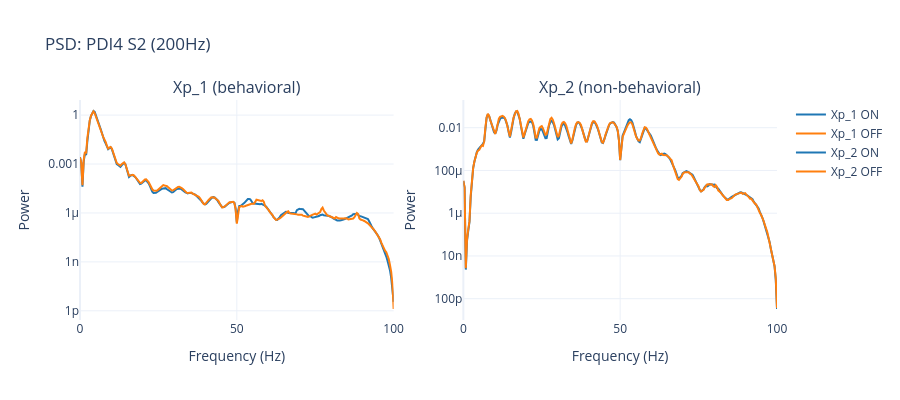
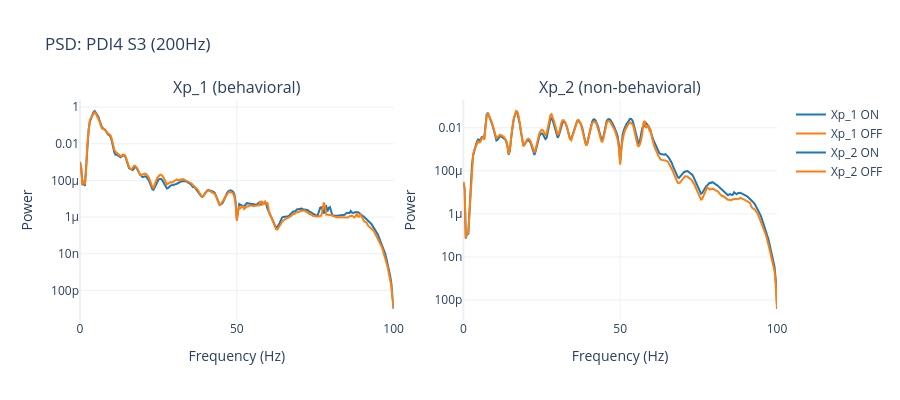
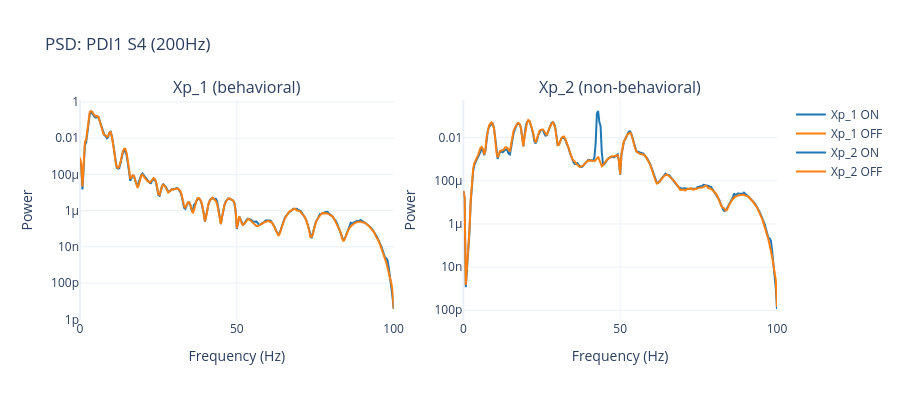

Notebook code cell kept with these figures, in order:
### Markdown cell above
## 5. Power spectral density of latent states

What frequency content lives in Xp_1 vs Xp_2? This reveals whether the behavioral
subspace captures slow kinematics vs neural oscillations, and how DBS modulates the
spectral content in each subspace.

### Code cell
for label, d in data.items():
    n1, nx, fs = d["n1"], d["nx"], d["fs"]
    f_psd, psd_xp1_on = avg_psd(d["Xp_on"], slice(0, n1), fs)
    _, psd_xp1_off = avg_psd(d["Xp_off"], slice(0, n1), fs)
    _, psd_xp2_on = avg_psd(d["Xp_on"], slice(n1, nx), fs)
    _, psd_xp2_off = avg_psd(d["Xp_off"], slice(n1, nx), fs)
    d["psd"] = {
        "f": f_psd,
        "xp1_on": psd_xp1_on,
        "xp1_off": psd_xp1_off,
        "xp2_on": psd_xp2_on,
        "xp2_off": psd_xp2_off,
    }

    fig = plot_psd_comparison(
        f_psd, psd_xp1_on, psd_xp1_off, psd_xp2_on, psd_xp2_off, f"PSD: {label}", fs
    )
    fig.show()

    # Band power ratios
    bp_on = psd_band_power(f_psd, psd_xp2_on)
    bp_off = psd_band_power(f_psd, psd_xp2_off)
    print(f"  Xp_2 band power ON/OFF ratios:")
    for band in bp_on:
        ratio = bp_on[band] / bp_off[band] if bp_off[band] > 0 else 0
        print(f"    {band}: {ratio:.3f}")

### Figure 1 — Plotly figure (JSON) as saved in the notebook; plotly's stock layout.template omitted (floating-point values rounded to 4 significant figures; data arrays with more than 128 entries replaced by an {"elided": "..."} marker saying what was removed)
{"data": [{"line": {"color": "#1f77b4"}, "name": "Xp_1 ON", "type": "scatter", "x": {"elided": "257 float values"}, "xaxis": "x", "y": {"elided": "257 float values"}, "yaxis": "y"}, {"line": {"color": "#ff7f0e"}, "name": "Xp_1 OFF", "type": "scatter", "x": {"elided": "257 float values"}, "xaxis": "x", "y": {"elided": "257 float values"}, "yaxis": "y"}, {"line": {"color": "#1f77b4"}, "name": "Xp_2 ON", "type": "scatter", "x": {"elided": "257 float values"}, "xaxis": "x2", "y": {"elided": "257 float values"}, "yaxis": "y2"}, {"line": {"color": "#ff7f0e"}, "name": "Xp_2 OFF", "type": "scatter", "x": {"elided": "257 float values"}, "xaxis": "x2", "y": {"elided": "257 float values"}, "yaxis": "y2"}], "layout": {"annotations": [{"font": {"size": 16}, "showarrow": false, "text": "Xp_1 (behavioral)", "x": 0.225, "xanchor": "center", "xref": "paper", "y": 1.0, "yanchor": "bottom", "yref": "paper"}, {"font": {"size": 16}, "showarrow": false, "text": "Xp_2 (non-behavioral)", "x": 0.775, "xanchor": "center", "xref": "paper", "y": 1.0, "yanchor": "bottom", "yref": "paper"}], "height": 400, "title": {"text": "PSD: PDI4 S2 (200Hz)"}, "width": 900, "xaxis": {"anchor": "y", "domain": [0.0, 0.45], "range": [0, 100.0], "title": {"text": "Frequency (Hz)"}}, "xaxis2": {"anchor": "y2", "domain": [0.55, 1.0], "range": [0, 100.0], "title": {"text": "Frequency (Hz)"}}, "yaxis": {"anchor": "x", "domain": [0.0, 1.0], "title": {"text": "Power"}, "type": "log"}, "yaxis2": {"anchor": "x2", "domain": [0.0, 1.0], "title": {"text": "Power"}, "type": "log"}}}

### Figure 2 — Plotly figure (JSON) as saved in the notebook; plotly's stock layout.template omitted (floating-point values rounded to 4 significant figures; data arrays with more than 128 entries replaced by an {"elided": "..."} marker saying what was removed)
{"data": [{"line": {"color": "#1f77b4"}, "name": "Xp_1 ON", "type": "scatter", "x": {"elided": "257 float values"}, "xaxis": "x", "y": {"elided": "257 float values"}, "yaxis": "y"}, {"line": {"color": "#ff7f0e"}, "name": "Xp_1 OFF", "type": "scatter", "x": {"elided": "257 float values"}, "xaxis": "x", "y": {"elided": "257 float values"}, "yaxis": "y"}, {"line": {"color": "#1f77b4"}, "name": "Xp_2 ON", "type": "scatter", "x": {"elided": "257 float values"}, "xaxis": "x2", "y": {"elided": "257 float values"}, "yaxis": "y2"}, {"line": {"color": "#ff7f0e"}, "name": "Xp_2 OFF", "type": "scatter", "x": {"elided": "257 float values"}, "xaxis": "x2", "y": {"elided": "257 float values"}, "yaxis": "y2"}], "layout": {"annotations": [{"font": {"size": 16}, "showarrow": false, "text": "Xp_1 (behavioral)", "x": 0.225, "xanchor": "center", "xref": "paper", "y": 1.0, "yanchor": "bottom", "yref": "paper"}, {"font": {"size": 16}, "showarrow": false, "text": "Xp_2 (non-behavioral)", "x": 0.775, "xanchor": "center", "xref": "paper", "y": 1.0, "yanchor": "bottom", "yref": "paper"}], "height": 400, "title": {"text": "PSD: PDI4 S3 (200Hz)"}, "width": 900, "xaxis": {"anchor": "y", "domain": [0.0, 0.45], "range": [0, 100.0], "title": {"text": "Frequency (Hz)"}}, "xaxis2": {"anchor": "y2", "domain": [0.55, 1.0], "range": [0, 100.0], "title": {"text": "Frequency (Hz)"}}, "yaxis": {"anchor": "x", "domain": [0.0, 1.0], "title": {"text": "Power"}, "type": "log"}, "yaxis2": {"anchor": "x2", "domain": [0.0, 1.0], "title": {"text": "Power"}, "type": "log"}}}

### Figure 3 — Plotly figure (JSON) as saved in the notebook; plotly's stock layout.template omitted (floating-point values rounded to 4 significant figures; data arrays with more than 128 entries replaced by an {"elided": "..."} marker saying what was removed)
{"data": [{"line": {"color": "#1f77b4"}, "name": "Xp_1 ON", "type": "scatter", "x": {"elided": "257 float values"}, "xaxis": "x", "y": {"elided": "257 float values"}, "yaxis": "y"}, {"line": {"color": "#ff7f0e"}, "name": "Xp_1 OFF", "type": "scatter", "x": {"elided": "257 float values"}, "xaxis": "x", "y": {"elided": "257 float values"}, "yaxis": "y"}, {"line": {"color": "#1f77b4"}, "name": "Xp_2 ON", "type": "scatter", "x": {"elided": "257 float values"}, "xaxis": "x2", "y": {"elided": "257 float values"}, "yaxis": "y2"}, {"line": {"color": "#ff7f0e"}, "name": "Xp_2 OFF", "type": "scatter", "x": {"elided": "257 float values"}, "xaxis": "x2", "y": {"elided": "257 float values"}, "yaxis": "y2"}], "layout": {"annotations": [{"font": {"size": 16}, "showarrow": false, "text": "Xp_1 (behavioral)", "x": 0.225, "xanchor": "center", "xref": "paper", "y": 1.0, "yanchor": "bottom", "yref": "paper"}, {"font": {"size": 16}, "showarrow": false, "text": "Xp_2 (non-behavioral)", "x": 0.775, "xanchor": "center", "xref": "paper", "y": 1.0, "yanchor": "bottom", "yref": "paper"}], "height": 400, "title": {"text": "PSD: PDI1 S4 (200Hz)"}, "width": 900, "xaxis": {"anchor": "y", "domain": [0.0, 0.45], "range": [0, 100.0], "title": {"text": "Frequency (Hz)"}}, "xaxis2": {"anchor": "y2", "domain": [0.55, 1.0], "range": [0, 100.0], "title": {"text": "Frequency (Hz)"}}, "yaxis": {"anchor": "x", "domain": [0.0, 1.0], "title": {"text": "Power"}, "type": "log"}, "yaxis2": {"anchor": "x2", "domain": [0.0, 1.0], "title": {"text": "Power"}, "type": "log"}}}
